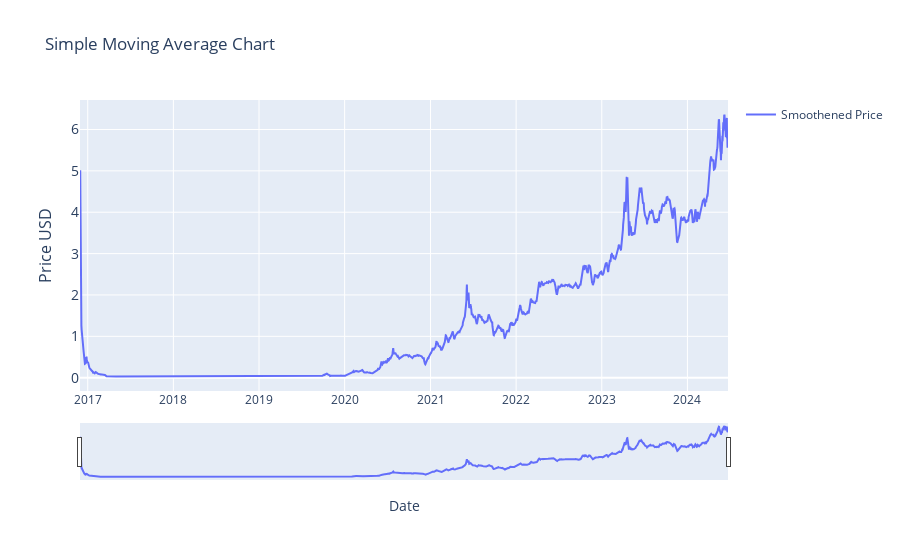

The notebook cell this image was saved under:
### Markdown cell above
### Moving Averages (2)

### Code cell
# # SIMPLE Moving Average (SMA)                            
#  | Part of Moving Averages (2) block


import plotly.graph_objects as go
import pandas as pd
from ipywidgets import interact, DatePicker
import numpy as np

# renames current item to df
df = current_item

# calculates the 7-day moving average. 
# change window = to change period for average.
df['smoothened_price'] = df['price_usd'].rolling(window=2).mean()

# Function to update the graph based on the selected date range
def update_graph(start_date, end_date):
    # Filtering the data based on the date range
    mask = (df.index >= pd.to_datetime(start_date)) & (df.index <= pd.to_datetime(end_date))
    filtered_data = df.loc[mask]

    # Creating the plot
    fig = go.Figure()
    fig.add_trace(go.Scatter(x=filtered_data.index, y=filtered_data['smoothened_price'], mode='lines', name='Smoothened Price'))

    # Formatting
    fig.update_layout(
        title='Simple Moving Average Chart',
        xaxis_title='Date',
        yaxis_title='Price USD',
        yaxis=dict(
            title='Price USD',
            titlefont_size=16,
            tickfont_size=14,
        ),
        xaxis=dict(  # Added lines for range slider
            rangeslider=dict(
                visible=True
            ),
            type="date"
        ),
        showlegend=True

        )

    fig.show()


# Creating interactive widgets for date selection
start_date_picker = DatePicker(description='Start Date', value=current_item.index[0], disabled=False)
end_date_picker = DatePicker(description='End Date', value=current_item.index[-1], disabled=False)

# Display the interactive widget
interact(update_graph, start_date=start_date_picker, end_date=end_date_picker)

### Figure 1 — Plotly figure (JSON) as saved in the notebook; plotly's stock layout.template omitted (floating-point values rounded to 4 significant figures; data arrays with more than 128 entries replaced by an {"elided": "..."} marker saying what was removed)
{"data": [{"mode": "lines", "name": "Smoothened Price", "type": "scatter", "x": {"elided": "3475 str values"}, "y": {"elided": "3475 float values"}}], "layout": {"showlegend": true, "title": {"text": "Simple Moving Average Chart"}, "xaxis": {"rangeslider": {"visible": true}, "title": {"text": "Date"}, "type": "date"}, "yaxis": {"tickfont": {"size": 14}, "title": {"font": {"size": 16}, "text": "Price USD"}}}}
